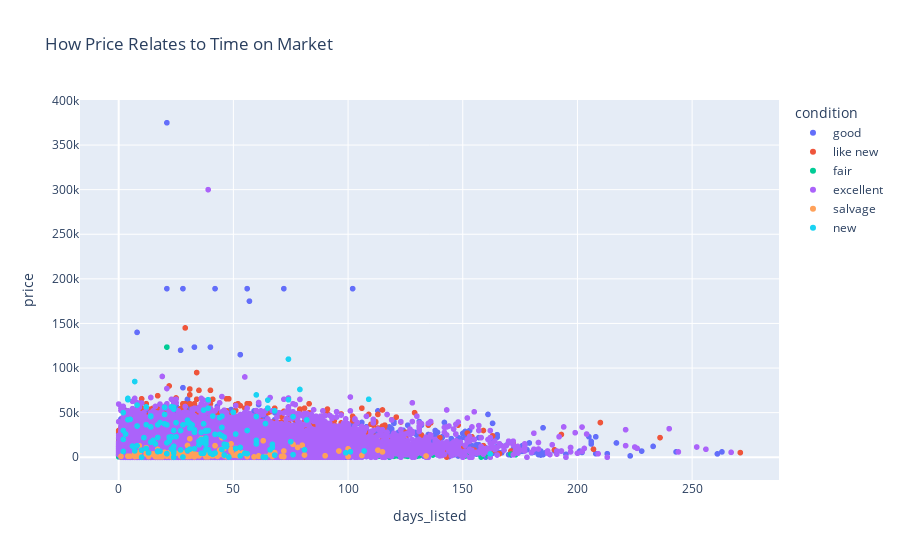

The cell this chart's notebook holds for it:
### Markdown cell above
The vast majority of vehicles listed require gasoline as a fuel soource, followed by diesel, hybrid, other, and electric.

### Code cell
px.scatter(df, x="days_listed", y="price", color="condition", title="How Price Relates to Time on Market")

### Figure 1 — Plotly figure (JSON) as saved in the notebook; plotly's stock layout.template omitted (floating-point values rounded to 4 significant figures; data arrays with more than 128 entries replaced by an {"elided": "..."} marker saying what was removed)
{"data": [{"hovertemplate": "condition=good<br>days_listed=%{x}<br>price=%{y}<extra></extra>", "legendgroup": "good", "marker": {"color": "#636efa", "symbol": "circle"}, "mode": "markers", "name": "good", "showlegend": true, "type": "scattergl", "x": {"elided": "20145 int values"}, "xaxis": "x", "y": {"elided": "20145 int values"}, "yaxis": "y"}, {"hovertemplate": "condition=like new<br>days_listed=%{x}<br>price=%{y}<extra></extra>", "legendgroup": "like new", "marker": {"color": "#EF553B", "symbol": "circle"}, "mode": "markers", "name": "like new", "showlegend": true, "type": "scattergl", "x": {"elided": "4742 int values"}, "xaxis": "x", "y": {"elided": "4742 int values"}, "yaxis": "y"}, {"hovertemplate": "condition=fair<br>days_listed=%{x}<br>price=%{y}<extra></extra>", "legendgroup": "fair", "marker": {"color": "#00cc96", "symbol": "circle"}, "mode": "markers", "name": "fair", "showlegend": true, "type": "scattergl", "x": {"elided": "1607 int values"}, "xaxis": "x", "y": {"elided": "1607 int values"}, "yaxis": "y"}, {"hovertemplate": "condition=excellent<br>days_listed=%{x}<br>price=%{y}<extra></extra>", "legendgroup": "excellent", "marker": {"color": "#ab63fa", "symbol": "circle"}, "mode": "markers", "name": "excellent", "showlegend": true, "type": "scattergl", "x": {"elided": "24773 int values"}, "xaxis": "x", "y": {"elided": "24773 int values"}, "yaxis": "y"}, {"hovertemplate": "condition=salvage<br>days_listed=%{x}<br>price=%{y}<extra></extra>", "legendgroup": "salvage", "marker": {"color": "#FFA15A", "symbol": "circle"}, "mode": "markers", "name": "salvage", "showlegend": true, "type": "scattergl", "x": [23, 19, 9, 33, 39, 12, 113, 22, 17, 71, 61, 38, 44, 28, 34, 78, 13, 64, 36, 32, 9, 59, 63, 80, 20, 31, 67, 25, 15, 45, 16, 90, 100, 106, 35, 52, 13, 30, 42, 16, 49, 66, 27, 33, 7, 12, 51, 134, 4, 12, 28, 36, 49, 30, 39, 34, 50, 51, 53, 81, 56, 5, 21, 29, 8, 19, 54, 1, 22, 68, 31, 17, 45, 28, 18, 46, 15, 44, 12, 19, 39, 115, 23, 23, 18, 47, 72, 8, 52, 18, 96, 61, 21, 72, 44, 39, 24, 100, 27, 28, 49, 38, 46, 41, 22, 76, 17, 9, 43, 7, 33, 23, 7, 22, 22], "xaxis": "x", "y": [600, 1000, 5500, 999, 850, 5000, 8000, 2500, 1800, 1000, 1500, 1800, 8000, 580, 2700, 11000, 800, 800, 3800, 4100, 12900, 400, 18500, 13500, 5500, 900, 850, 4500, 3750, 22000, 800, 1700, 9450, 2000, 1500, 5000, 4000, 800, 13000, 800, 15000, 2950, 1500, 3500, 800, 10700, 9975, 1400, 1200, 3500, 800, 20750, 8750, 13200, 6750, 2950, 2495, 2400, 2700, 2500, 800, 1200, 1200, 1000, 4500, 500, 4700, 1000, 3500, 5200, 20750, 8750, 8725, 750, 5000, 1700, 3000, 3000, 6000, 2500, 700, 5990, 500, 2500, 2250, 650, 700, 1000, 1900, 600, 7000, 1000, 1500, 7000, 4800, 500, 2000, 700, 3000, 5000, 7000, 450, 9900, 1500, 5000, 14500, 500, 1500, 1000, 850, 500, 3500, 5000, 2900, 2700], "yaxis": "y"}, {"hovertemplate": "condition=new<br>days_listed=%{x}<br>price=%{y}<extra></extra>", "legendgroup": "new", "marker": {"color": "#19d3f3", "symbol": "circle"}, "mode": "markers", "name": "new", "showlegend": true, "type": "scattergl", "x": {"elided": "143 int values"}, "xaxis": "x", "y": {"elided": "143 int values"}, "yaxis": "y"}], "layout": {"legend": {"title": {"text": "condition"}, "tracegroupgap": 0}, "title": {"text": "How Price Relates to Time on Market"}, "xaxis": {"anchor": "y", "domain": [0, 1], "title": {"text": "days_listed"}}, "yaxis": {"anchor": "x", "domain": [0, 1], "title": {"text": "price"}}}}
